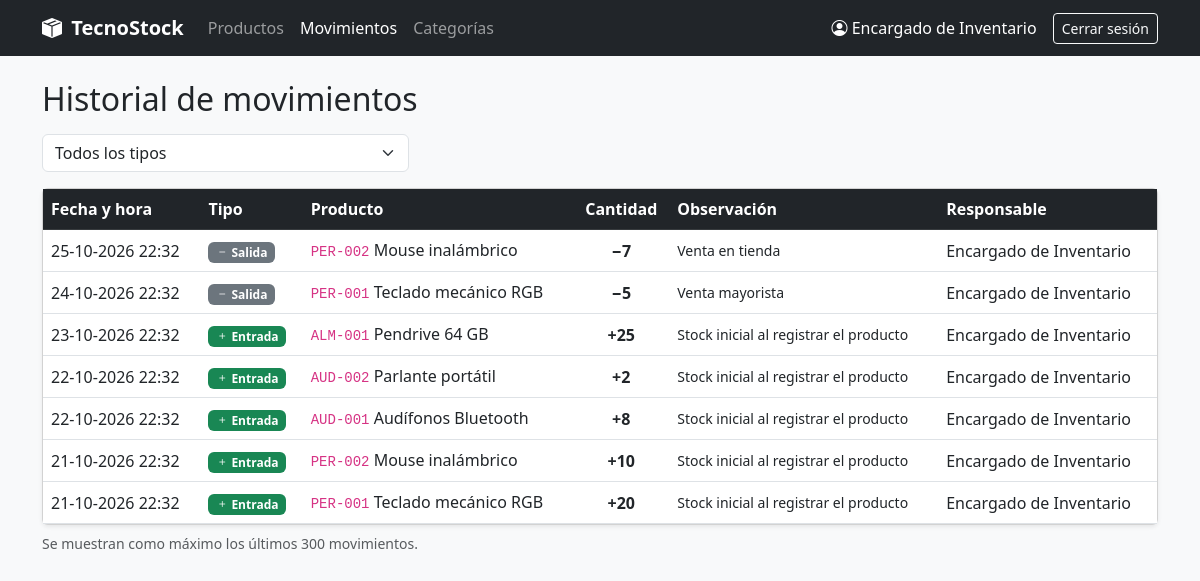
The app's page /movimientos.php (signed in) with its own data.
### tables this page shows
CREATE TABLE movimiento (
    id_movimiento INT AUTO_INCREMENT PRIMARY KEY,
    fecha_hora    DATETIME NOT NULL DEFAULT CURRENT_TIMESTAMP,    
    tipo          ENUM('entrada', 'salida') NOT NULL,
    cantidad      INT      NOT NULL,
    observacion   VARCHAR(500),
    id_producto   INT      NOT NULL,
    id_usuario    INT      NOT NULL,                              
    CONSTRAINT chk_movimiento_cantidad CHECK (cantidad > 0),
     
    CONSTRAINT fk_movimiento_producto FOREIGN KEY (id_producto)
        REFERENCES producto (id_producto)
        ON UPDATE CASCADE ON DELETE RESTRICT,
    CONSTRAINT fk_movimiento_usuario FOREIGN KEY (id_usuario)
        REFERENCES usuario (id_usuario)
        ON UPDATE CASCADE ON DELETE RESTRICT
);

CREATE TABLE producto (
    id_producto  INT AUTO_INCREMENT PRIMARY KEY,
    codigo       VARCHAR(50)   NOT NULL,
    nombre       VARCHAR(150)  NOT NULL,
    descripcion  TEXT,
    precio       DECIMAL(10,2) NOT NULL DEFAULT 0,
    stock_actual INT           NOT NULL DEFAULT 0,
    stock_minimo INT           NOT NULL DEFAULT 0,
    estado       TINYINT(1)    NOT NULL DEFAULT 1 COMMENT '0 = desactivado (no se elimina físicamente)',
    id_categoria INT           NOT NULL,
    CONSTRAINT uq_producto_codigo   UNIQUE (codigo),                  
    CONSTRAINT chk_producto_precio  CHECK (precio >= 0),              
    CONSTRAINT chk_producto_stock   CHECK (stock_actual >= 0),        
    CONSTRAINT chk_producto_minimo  CHECK (stock_minimo >= 0),
    CONSTRAINT chk_producto_estado  CHECK (estado IN (0, 1)),
    CONSTRAINT fk_producto_categoria FOREIGN KEY (id_categoria)
        REFERENCES categoria (id_categoria)
        ON UPDATE CASCADE ON DELETE RESTRICT
);

CREATE TABLE usuario (
    id_usuario INT AUTO_INCREMENT PRIMARY KEY,
    nombre     VARCHAR(100) NOT NULL,
    correo     VARCHAR(100) NOT NULL,
    clave      VARCHAR(255) NOT NULL COMMENT 'Hash generado con password_hash()',
    estado     TINYINT(1)   NOT NULL DEFAULT 1 COMMENT '1 = activo, 0 = inactivo',
    CONSTRAINT uq_usuario_correo UNIQUE (correo),
    CONSTRAINT chk_usuario_estado CHECK (estado IN (0, 1))
);

### includes/funciones.php (called while the page is built, shortened)
<?php
function e($valor): string
{
    return htmlspecialchars((string) ($valor ?? ''), ENT_QUOTES, 'UTF-8');
}

### movimientos.php (the view, shortened to what this page needs)
<?php
require_once __DIR__ . '/includes/funciones.php';
$sql = "SELECT m.*, p.codigo, p.nombre AS producto_nombre, u.nombre AS usuario_nombre
        FROM movimiento m
        INNER JOIN producto p ON m.id_producto = p.id_producto
        INNER JOIN usuario u  ON m.id_usuario  = u.id_usuario
        WHERE 1 = 1";
$parametros = [];
$sql .= ' ORDER BY m.fecha_hora DESC, m.id_movimiento DESC LIMIT 300';
$stmt = $pdo->prepare($sql);
$stmt->execute($parametros);
$movimientos = $stmt->fetchAll();
require __DIR__ . '/includes/header.php';
?>
<div class="d-flex flex-wrap justify-content-between align-items-center gap-2 mb-3">
    <h2 class="mb-0">Historial de movimientos</h2>
</div>
<form method="GET" class="row g-2 mb-3">
    <div class="col-md-4">
        <select name="tipo" class="form-select" onchange="this.form.submit()">
            <option value="">Todos los tipos</option>
        </select>
    </div>
</form>
<div class="card shadow-sm">
    <div class="card-body p-0 table-responsive">
        <table class="table table-hover mb-0">
            <thead class="table-dark">
            <tr>
                <th>Fecha y hora</th>
                <th>Tipo</th>
                <th>Producto</th>
                <th class="text-center">Cantidad</th>
                <th>Observación</th>
                <th>Responsable</th>
            </tr>
            </thead>
            <tbody>
            <?php foreach ($movimientos as $m): ?>
                <tr>
                    <td><?= e(date('d-m-Y H:i', strtotime($m['fecha_hora']))) ?></td>
                    <td>
                        <?php if ($m['tipo'] === 'entrada'): ?>
                            <span class="badge bg-success"><i class="bi bi-plus"></i> Entrada</span>
                        <?php else: ?>
                            <span class="badge bg-secondary"><i class="bi bi-dash"></i> Salida</span>
                        <?php endif; ?>
                    </td>
                    <td><code><?= e($m['codigo']) ?></code> <?= e($m['producto_nombre']) ?></td>
                    <td class="text-center fw-bold"><?= $m['tipo'] === 'entrada' ? '+' : '−' ?><?= (int) $m['cantidad'] ?></td>
                    <td class="small"><?= e($m['observacion'] ?? '') ?></td>
                    <td><?= e($m['usuario_nombre']) ?></td>
                </tr>
            <?php endforeach; ?>
            </tbody>
        </table>
    </div>
</div>
<p class="small text-muted mt-2">Se muestran como máximo los últimos 300 movimientos.</p>
<?php require __DIR__ . '/includes/footer.php'; ?>

### assets/css/estilos.css (style rules this page uses)
.table td, .table th { vertical-align: middle; }

### records on screen
movimiento: fecha_hora "25-10-2026 22:32", tipo "salida" (drawn), id_producto.codigo "PER-002", id_producto.nombre "Mouse inalámbrico", cantidad "7", observacion "Venta en tienda", id_usuario.nombre "Encargado de Inventario"
movimiento: fecha_hora "24-10-2026 22:32", tipo "salida" (drawn), id_producto.codigo "PER-001", id_producto.nombre "Teclado mecánico RGB", cantidad "5", observacion "Venta mayorista", id_usuario.nombre "Encargado de Inventario"
movimiento: fecha_hora "23-10-2026 22:32", tipo "entrada" (drawn), id_producto.codigo "ALM-001", id_producto.nombre "Pendrive 64 GB", cantidad "25", observacion "Stock inicial al registrar el producto", id_usuario.nombre "Encargado de Inventario"
movimiento: fecha_hora "22-10-2026 22:32", tipo "entrada" (drawn), id_producto.codigo "AUD-002", id_producto.nombre "Parlante portátil", cantidad "2", observacion "Stock inicial al registrar el producto", id_usuario.nombre "Encargado de Inventario"
movimiento: fecha_hora "22-10-2026 22:32", tipo "entrada" (drawn), id_producto.codigo "AUD-001", id_producto.nombre "Audífonos Bluetooth", cantidad "8", observacion "Stock inicial al registrar el producto", id_usuario.nombre "Encargado de Inventario"
movimiento: fecha_hora "21-10-2026 22:32", tipo "entrada" (drawn), id_producto.codigo "PER-002", id_producto.nombre "Mouse inalámbrico", cantidad "10", observacion "Stock inicial al registrar el producto", id_usuario.nombre "Encargado de Inventario"
movimiento: fecha_hora "21-10-2026 22:32", tipo "entrada" (drawn), id_producto.codigo "PER-001", id_producto.nombre "Teclado mecánico RGB", cantidad "20", observacion "Stock inicial al registrar el producto", id_usuario.nombre "Encargado de Inventario"

### other values on screen
$_SESSION['usuario_nombre'] "Encargado de Inventario"
